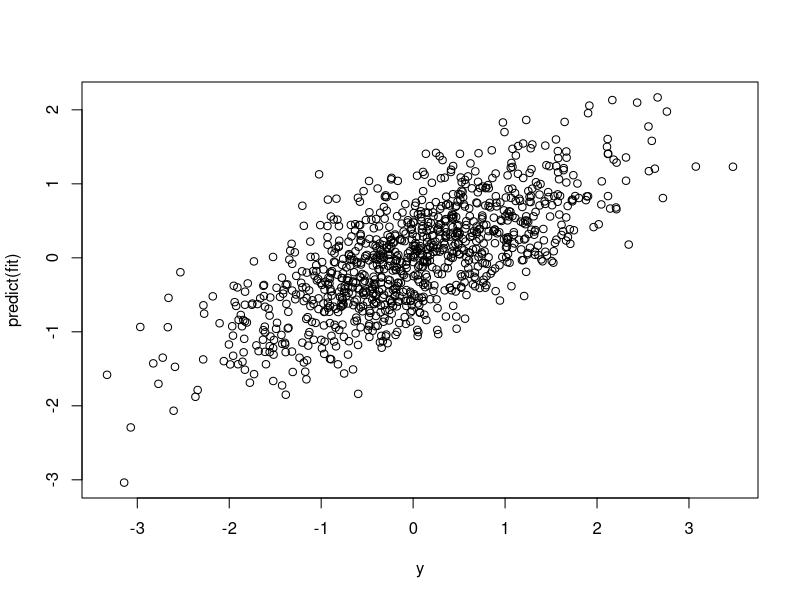
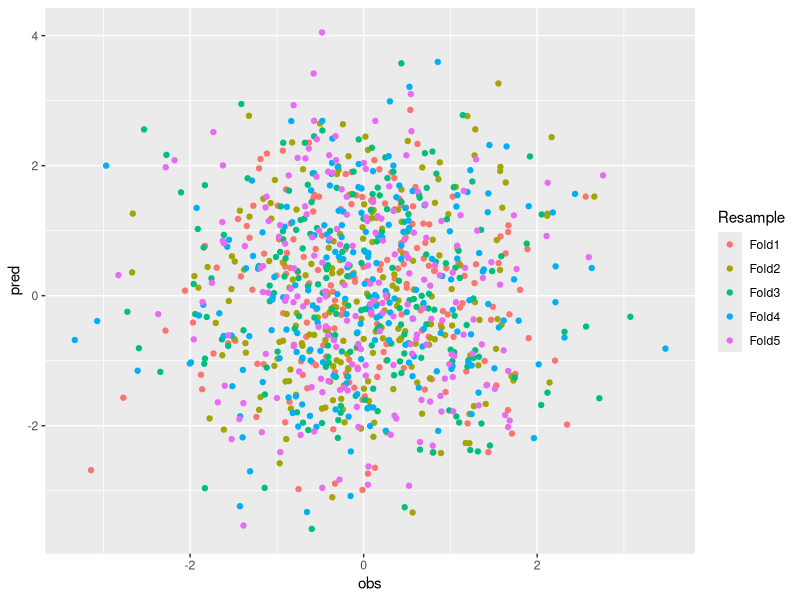
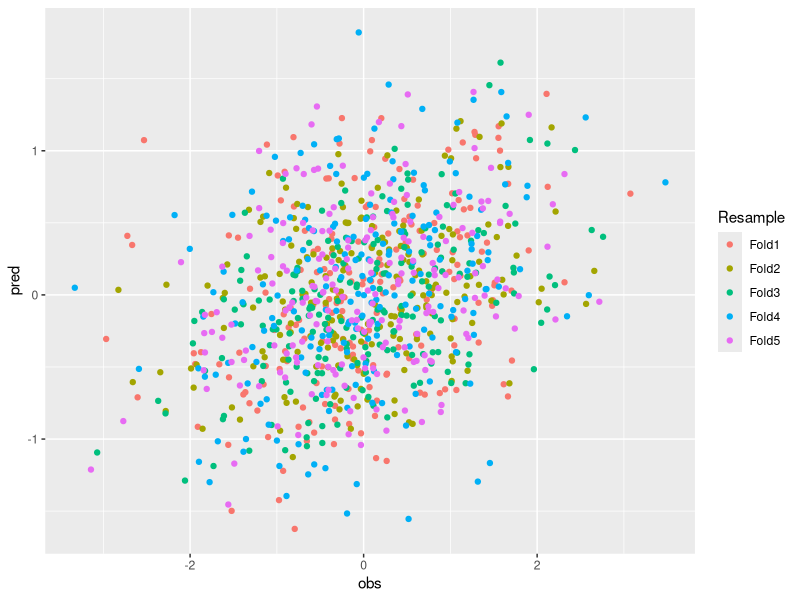
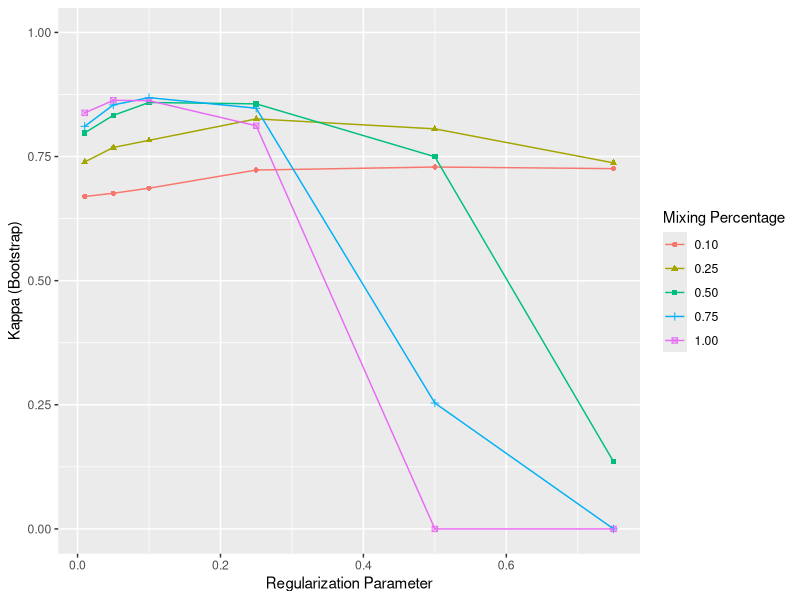
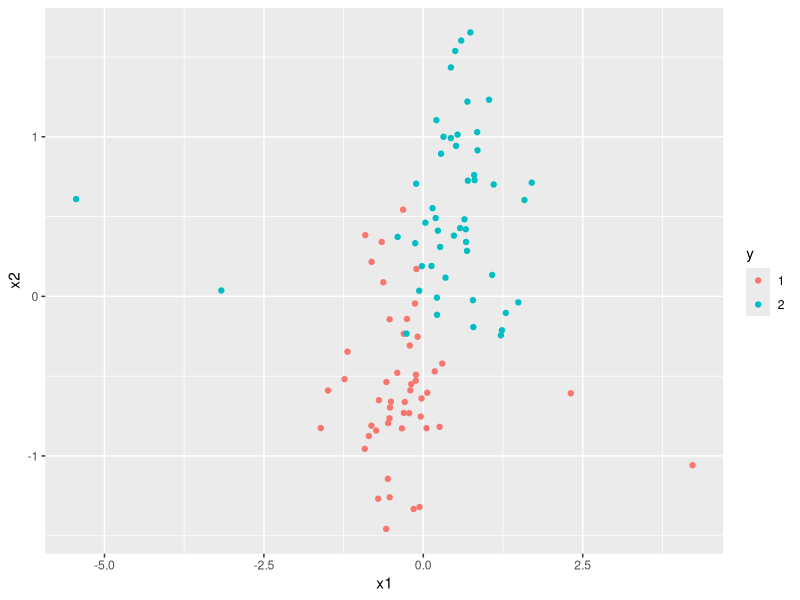
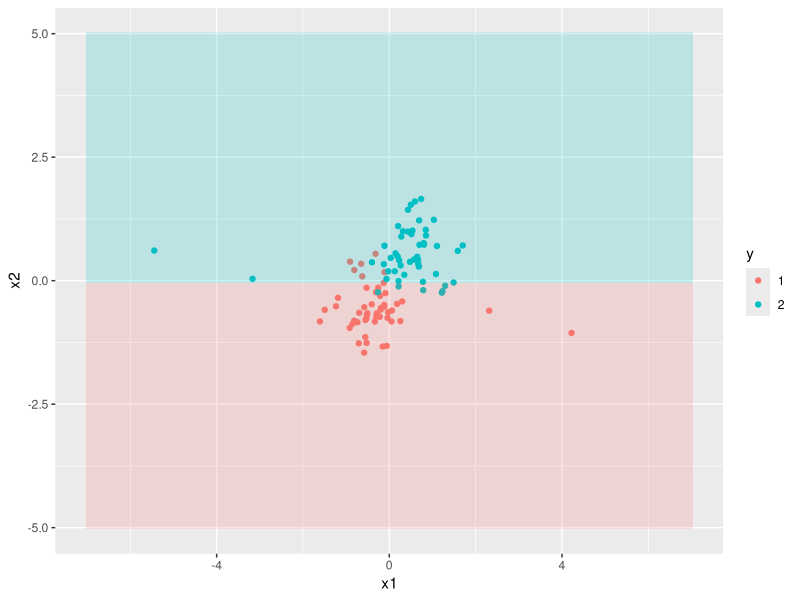
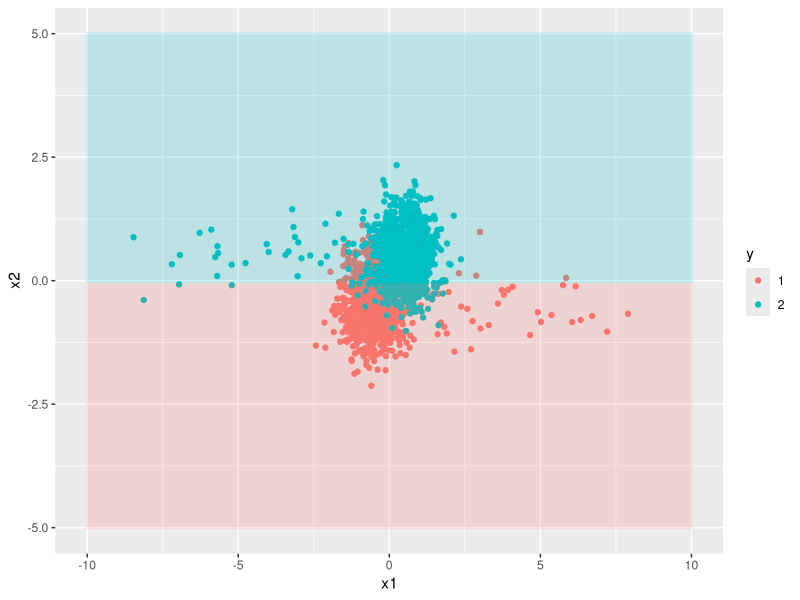

Source code (R) for these figures, in order: (Note: this script raises an error after producing the figures.)
## ---- chunk 1
knitr::opts_chunk$set(cache=TRUE)
## ---- chunk 2
library(caret)
n <- 1000 # observations
p <- 500 # features
x <- matrix(rnorm(n*p),ncol=p,dimnames=list(seq_len(n),seq_len(p)))
y <- rnorm(n)
fit <- train(x, y, method="lm", trControl=trainControl(method="none"))
fit$results
plot(y, predict(fit))
cor(y, predict(fit))
## ---- chunk 3
trCtl <- trainControl(method="cv", number=5, savePredictions=TRUE)
fit <- train(x, y, method="lm", trControl=trCtl)
## ---- chunk 4
fit$results
head(fit$pred)
## ---- chunk 5
getR2 <- function(pred) {
  r2s <- sapply(1:5, function(i) {
    idx <- pred[,"Resample"] == paste0("Fold",i)
    cor(pred[idx,2], pred[idx,1])^2
  })
  mean(r2s)
}
getR2(fit$pred)
## ---- chunk 6
library(ggplot2)
ggplot(fit$pred, aes(obs, pred, color=Resample)) + geom_point()
## ---- chunk 7
cors <- cor(x, y)[,1]
q <- quantile(abs(cors), .8)
x.filt <- x[,abs(cors) > q]
fit <- train(x.filt, y, method="lm", trControl=trCtl)
fit$results
## ---- chunk 8
ggplot(fit$pred, aes(obs, pred, color=Resample)) + geom_point()
## ---- chunk 9
summary(iris)
idx <- 51:150
x <- cbind(iris[idx,1:4], matrix(rnorm(100*100),ncol=100))
x <- scale(x)
y <- droplevels(iris$Species[idx])
table(y)
## ---- chunk 10
tg <- expand.grid(lambda=c(.01,.05,.1,.25,.5,.75), alpha=c(.1,.25,.5,.75,1))
head(tg,8)
## ---- chunk 11
fit <- train(x, y, method="glmnet", tuneGrid=tg)
ggplot(fit, metric="Kappa") + ylim(0,1)
## ---- chunk 12
fit$bestTune
fit$results[rownames(fit$bestTune),]
## ---- chunk 13
train.idx <- createDataPartition(y, p=.75, list=FALSE)
# just demonstrating that the labels are balanced:
table(seq_len(100) %in% train.idx, y)
## ---- chunk 14
train.x <- x[train.idx,]
train.y <- y[train.idx]
test.x <- x[-train.idx,]
test.y <- y[-train.idx]
## ---- chunk 15
fit <- train(train.x, train.y, method="glmnet", tuneGrid=tg)
fit$results[rownames(fit$bestTune),]
## ---- chunk 16
pred <- predict(fit, newdata=test.x)
table(pred, test.y)
## ---- chunk 17
confusionMatrix(data=pred, reference=test.y)
## ---- chunk 18
postResample(pred=pred, obs=test.y)
## ---- chunk 19
makeData <- function(n) {
  sd <- .5
  x1 <- c(rnorm(.5*n,-.5,sd),rnorm(.5*n,.5,sd))
  x2 <- c(rnorm(.5*n,-.5,sd),rnorm(.5*n,.5,sd))
  idx <- sample(n, .05*n)
  x1[idx] <- -5 * x1[idx]
  y <- factor(rep(c(1,2),n*c(.5,.5)))
  data.frame(x1,x2,y)
}
set.seed(1)
dat <- makeData(100)
y <- dat$y
x <- dat[c("x1","x2")]
ggplot(dat, aes(x1,x2,col=y)) + geom_point()
## ---- chunk 20
library(MASS)
learner <- function(x,y) {
  idx <- c(which.max(x[,1]), which.min(x[,1]))
  wt <- 10
  x <- rbind(x, do.call(rbind, lapply(seq_len(wt), function(i) x[idx,])))
  y <- c(y, rep(y[idx],wt))
  lda(x, y)
}
## ---- chunk 21
l <- learner(x,y)
s <- seq(from=-5,to=5,length.out=200)
s.wide <- seq(from=-7,to=7,length.out=200)
grid <- expand.grid(x1=s.wide,x2=s)
grid.dat <- data.frame(y=predict(l, grid)$class, grid)
ggplot(dat, aes(x1,x2,col=y)) + geom_point() + 
  geom_raster(data=grid.dat, aes(x1,x2,fill=y),alpha=.2,show.legend=FALSE)
## ---- chunk 22
learnerPred <- function(x,l) {
  predict(l, newdata=x)$class
}
table(pred=learnerPred(x,l), obs=y)
## ---- chunk 23
B <- 400
reps <- lapply(seq_len(B), function(i) {
  boot <- sample(nrow(x), nrow(x), replace=TRUE)
  learner(x[boot,], y[boot])
})
## ---- chunk 24
bagged <- sapply(seq_len(B), function(i) {
  learnerPred(x, reps[[i]])
})
bag.pred <- ifelse(rowSums(bagged == "2") > B/2, "2", "1")
table(pred=bag.pred, obs=y)
## ---- chunk 25
dat.test <- makeData(2000)
s.wide <- seq(from=-10,to=10,length.out=200)
grid <- expand.grid(x1=s.wide,x2=s)
grid.dat <- data.frame(y=predict(l, grid)$class, grid)
ggplot(dat.test, aes(x1,x2,col=y)) + geom_point() +
  geom_raster(data=grid.dat, aes(x1,x2,fill=y),alpha=.2,show.legend=FALSE)
## ---- chunk 26
y.test <- dat.test$y
x.test <- dat.test[,c("x1","x2")]
(tab <- table(pred=learnerPred(x.test,l), obs=y.test))
tab[1,2] + tab[2,1]
## ---- chunk 27
bagged <- sapply(seq_len(B), function(i) {
  learnerPred(x.test, reps[[i]])
})
bag.pred <- ifelse(rowSums(bagged == "2") > B/2, "2", "1")
(tab <- table(pred=bag.pred, obs=y.test))
tab[1,2] + tab[2,1]
## ---- chunk 28
fit <- train(x, y, method="treebag")
fit$results
pred <- predict(fit, x.test)
tab <- table(pred, obs=y.test)
tab[1,2] + tab[2,1]
## ---- chunk 29
fit <- train(x, y, method="lda")
fit$results
pred <- predict(fit, x.test)
tab <- table(pred, obs=y.test)
tab[1,2] + tab[2,1]
## ---- chunk 30
fit <- train(x, y, method="gbm", verbose=FALSE)
fit$results
pred <- predict(fit, x.test)
tab <- table(pred, obs=y.test)
tab[1,2] + tab[2,1]
## ---- chunk 31
plot(fit$finalModel$train.error, type="o",
     xlab="round", ylab="train error")
## ---- chunk 32
ggplot(dat, aes(x1,x2,col=y)) + geom_point()
## ---- chunk 33
plot(fit$finalModel, i.var=1)
plot(fit$finalModel, i.var=2)
plot(fit$finalModel, i.var=1:2)
## ---- chunk 34
a <- 3; b <- 1; c <- -2
f <- function(x) factor(sign(a*x[,1]+b*x[,2]+c+1e-6))
s <- seq(from=-4,to=4,length.out=200)
grid <- expand.grid(x1=s,x2=s)
grid$y <- f(grid)
ggplot(grid, aes(x1,x2,fill=y)) + geom_raster(alpha=.2) +
  geom_hline(yintercept=0) + geom_vline(xintercept=0)
## ---- chunk 35
dat <- data.frame(x1=-1,x2=-1,y=factor(1,levels=c(-1,1)))
a <- 1; b <- 2; c <- 4
grid$y <- f(grid)
ggplot(dat, aes(x1,x2,color=y)) +
  geom_point(shape=4,size=5,stroke=2, show.legend=FALSE) + 
  geom_raster(data=grid, aes(x1,x2,fill=y), alpha=.2) +
  geom_hline(yintercept=0) + geom_vline(xintercept=0)
## ---- chunk 36
dat <- data.frame(x1=-1,x2=-1,y=factor(-1,levels=c(-1,1)))
a <- 1; b <- 2; c <- 1
grid$y <- f(grid)
ggplot(dat, aes(x1,x2,color=y)) +
  geom_point(shape=4,size=5,stroke=2, show.legend=FALSE) + 
  geom_raster(data=grid, aes(x1,x2,fill=y), alpha=.2) +
  geom_hline(yintercept=0) + geom_vline(xintercept=0)
## ---- chunk 37
dat <- data.frame(x1=c(-1,1),x2=c(-1,1),y=factor(c(-1,1)))
a <- 1; b <- 1; c <- 0
grid$y <- f(grid)
ggplot(dat, aes(x1,x2,color=y)) +
  geom_point(shape=4,size=5,stroke=2, show.legend=FALSE) + 
  geom_raster(data=grid, aes(x1,x2,fill=y), alpha=.2) +
  geom_hline(yintercept=0) + geom_vline(xintercept=0)
## ---- chunk 38
dat <- data.frame(x1=c(-1,1),x2=c(-1,1),y=factor(c(1,-1)))
a <- 10; b <- 1; c <- 20
grid$y <- f(grid)
ggplot(dat, aes(x1,x2,color=y)) +
  geom_raster(data=grid, aes(x1,x2,fill=y), alpha=.2) +
  geom_point(shape=4,size=5,stroke=2, show.legend=FALSE) + 
  geom_hline(yintercept=0) + geom_vline(xintercept=0)
## ---- chunk 39
dat <- data.frame(x1=c(-1,1),x2=c(1,-1),y=factor(c(-1,1)))
a <- 5; b <- 1; c <- 0
grid$y <- f(grid)
ggplot(dat, aes(x1,x2,color=y)) +
  geom_raster(data=grid, aes(x1,x2,fill=y), alpha=.2) +
  geom_point(shape=4,size=5,stroke=2, show.legend=FALSE) + 
  geom_hline(yintercept=0) + geom_vline(xintercept=0)
## ---- chunk 40
dat <- data.frame(x1=c(-1,1),x2=c(1,-1),y=factor(c(1,-1)))
a <- 1; b <- 5; c <- 0
grid$y <- f(grid)
ggplot(dat, aes(x1,x2,color=y)) +
  geom_raster(data=grid, aes(x1,x2,fill=y), alpha=.2) +
  geom_point(shape=4,size=5,stroke=2, show.legend=FALSE) + 
  geom_hline(yintercept=0) + geom_vline(xintercept=0)
